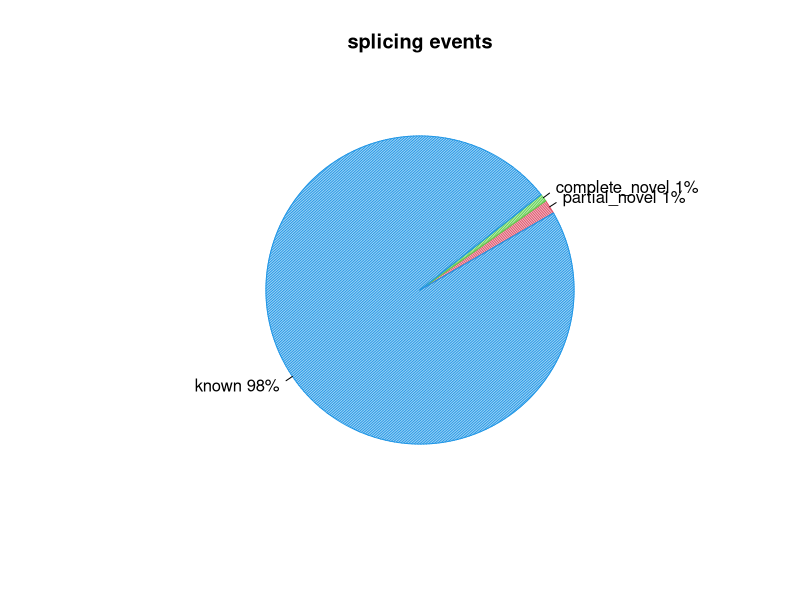
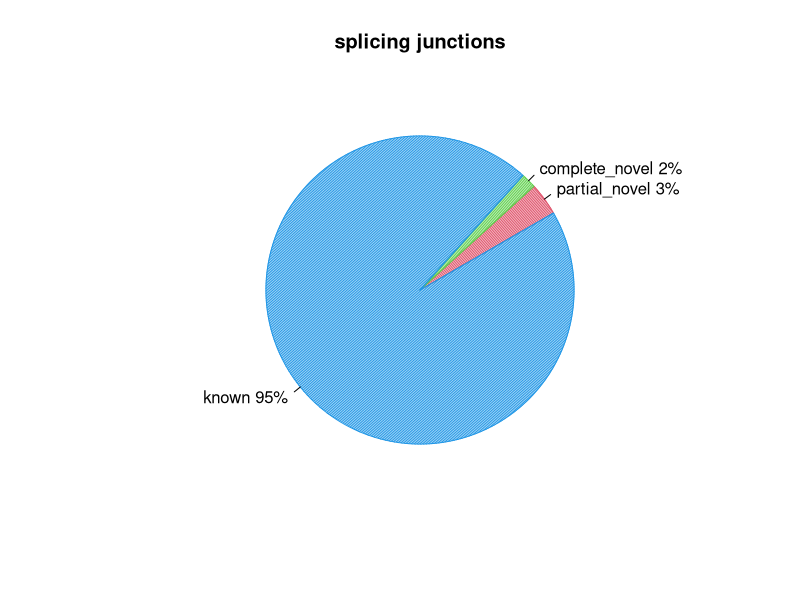

These figures' R source, in order:
pdf("step3.4_hg38_aaa_1.splice_events.pdf")
events=c(1.49099809898,0.79271398929,97.6578904862)
pie(events,col=c(2,3,4),init.angle=30,angle=c(60,120,150),density=c(70,70,70),main="splicing events",labels=c("partial_novel 1%","complete_novel 1%","known 98%"))
dev.off()
pdf("step3.4_hg38_aaa_1.splice_junction.pdf")
junction=c(3.42079043507,1.58941025763,94.9897993073)
pie(junction,col=c(2,3,4),init.angle=30,angle=c(60,120,150),density=c(70,70,70),main="splicing junctions",labels=c("partial_novel 3%","complete_novel 2%","known 95%"))
dev.off()
